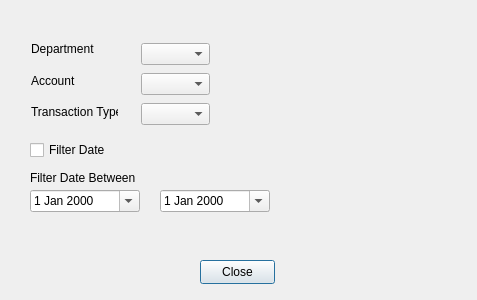
<?xml version="1.0" encoding="UTF-8"?>
<ui version="4.0">
 <class>CfilterTransactionDlg</class>
 <widget class="QDialog" name="CfilterTransactionDlg">
  <property name="geometry">
   <rect>
    <x>0</x>
    <y>0</y>
    <width>477</width>
    <height>300</height>
   </rect>
  </property>
  <property name="windowTitle">
   <string>Dialog</string>
  </property>
  <widget class="QCheckBox" name="m_filterDateCheckbox">
   <property name="geometry">
    <rect>
     <x>30</x>
     <y>140</y>
     <width>76</width>
     <height>20</height>
    </rect>
   </property>
   <property name="text">
    <string>Filter Date</string>
   </property>
  </widget>
  <widget class="QDateEdit" name="m_filterDateStart">
   <property name="geometry">
    <rect>
     <x>30</x>
     <y>190</y>
     <width>110</width>
     <height>22</height>
    </rect>
   </property>
   <property name="displayFormat">
    <string>d MMM yyyy</string>
   </property>
   <property name="calendarPopup">
    <bool>true</bool>
   </property>
  </widget>
  <widget class="QDateEdit" name="m_filterDateEnd">
   <property name="geometry">
    <rect>
     <x>160</x>
     <y>190</y>
     <width>110</width>
     <height>22</height>
    </rect>
   </property>
   <property name="displayFormat">
    <string>d MMM yyyy</string>
   </property>
   <property name="calendarPopup">
    <bool>true</bool>
   </property>
  </widget>
  <widget class="QLabel" name="m_filterDateLbl">
   <property name="geometry">
    <rect>
     <x>30</x>
     <y>170</y>
     <width>231</width>
     <height>16</height>
    </rect>
   </property>
   <property name="text">
    <string>Filter Date Between</string>
   </property>
  </widget>
  <widget class="QPushButton" name="pushButton">
   <property name="geometry">
    <rect>
     <x>200</x>
     <y>260</y>
     <width>75</width>
     <height>24</height>
    </rect>
   </property>
   <property name="text">
    <string>Close</string>
   </property>
   <property name="default">
    <bool>true</bool>
   </property>
  </widget>
  <widget class="QLabel" name="m_deptLbl">
   <property name="geometry">
    <rect>
     <x>31</x>
     <y>41</y>
     <width>63</width>
     <height>16</height>
    </rect>
   </property>
   <property name="text">
    <string>Department</string>
   </property>
  </widget>
  <widget class="QLabel" name="m_accountLbl">
   <property name="geometry">
    <rect>
     <x>31</x>
     <y>73</y>
     <width>45</width>
     <height>16</height>
    </rect>
   </property>
   <property name="text">
    <string>Account</string>
   </property>
  </widget>
  <widget class="QLabel" name="m_transTypeLbl">
   <property name="geometry">
    <rect>
     <x>31</x>
     <y>104</y>
     <width>87</width>
     <height>16</height>
    </rect>
   </property>
   <property name="text">
    <string>Transaction Type</string>
   </property>
  </widget>
  <widget class="QComboBox" name="m_deptBox">
   <property name="geometry">
    <rect>
     <x>141</x>
     <y>43</y>
     <width>69</width>
     <height>22</height>
    </rect>
   </property>
  </widget>
  <widget class="QComboBox" name="m_transTypeBox">
   <property name="geometry">
    <rect>
     <x>141</x>
     <y>103</y>
     <width>69</width>
     <height>22</height>
    </rect>
   </property>
  </widget>
  <widget class="QComboBox" name="m_accountBox">
   <property name="geometry">
    <rect>
     <x>141</x>
     <y>73</y>
     <width>69</width>
     <height>22</height>
    </rect>
   </property>
  </widget>
 </widget>
 <resources/>
 <connections/>
</ui>
